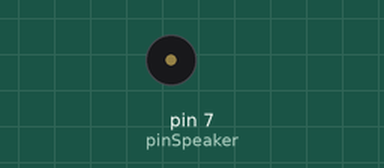
Recording of a sketch running on a simulated Arduino Uno, built with avr-gcc and run on an emulated ATmega328P. Parts: buzzer (waves = sounding). Random numbers use the default seed unless the sketch sets one.

Above: at 0.1 s.
Timing chart, 0 to 40.0 s (numbered marks = the images above):
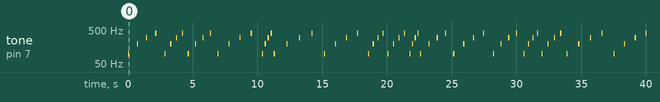

Measured:
- by itself, tone on pin 7 (pinSpeaker): plays 100 Hz for 0.09 s, 200 Hz for 0.09 s, 300 Hz for 0.09 s, 400 Hz for 0.09 s, 100 Hz for 0.09 s, 200 Hz for 0.09 s … (68 notes in this stretch)

The sketch:

delayRandom_09.ino
```cpp
int pinSpeaker = 7;

void setup()
{

}

void loop()
{
  int delayTime = random(100, 1000);

  tone(pinSpeaker, 100, 90);
  delay(delayTime);
  tone(pinSpeaker, 200, 90);
  delay(delayTime);
  tone(pinSpeaker, 300, 90);
  delay(delayTime);
  tone(pinSpeaker, 400, 90);
  delay(delayTime);
}
```
